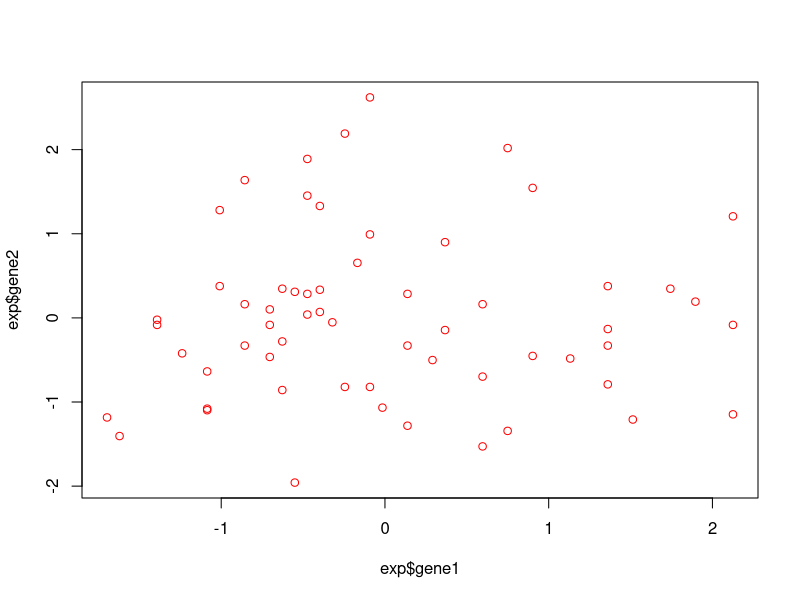
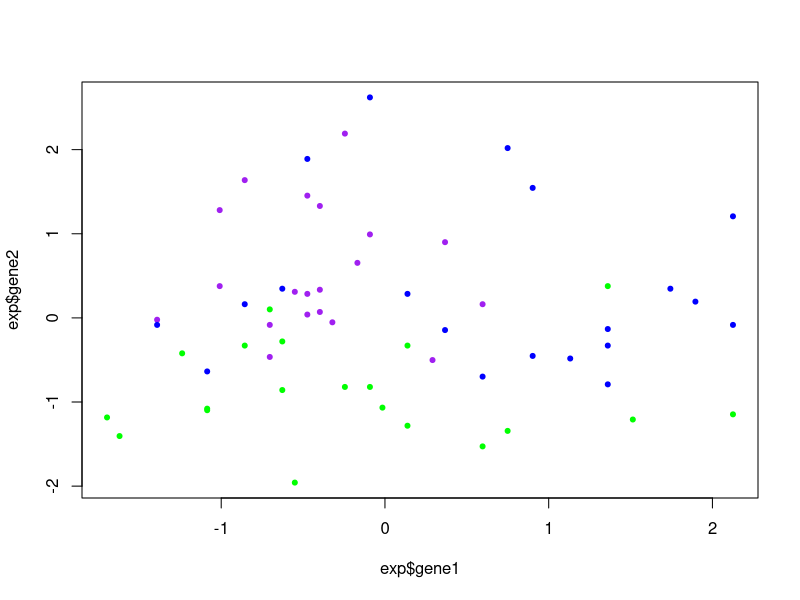
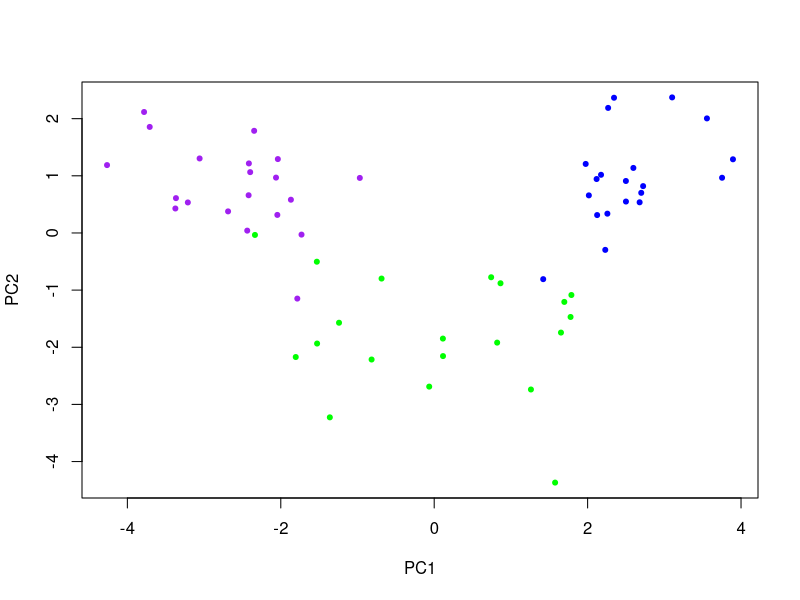
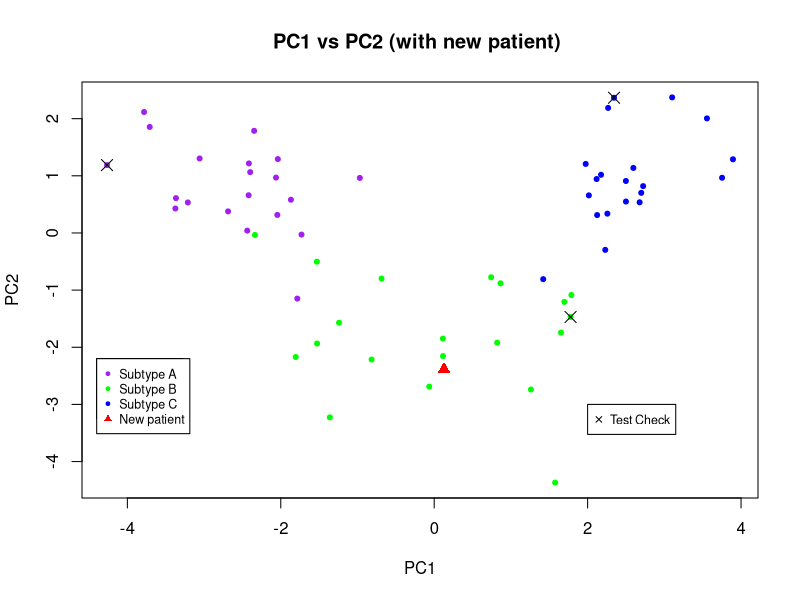

R code for these plots, in order:
install.packages("tidyr")
library(tidyr)
library(dplyr)

exp <- read.csv('expression.csv', header = T)
exp
plot(exp$gene1, exp$gene2, col = 'red')

color <- c( rep('purple', 20), rep('Green', 20), rep('blue', 20) )

plot(exp$gene1, exp$gene2, col = color, pch = 20)

pca <- princomp(exp[, 3:15])
str(pca)
pca$scores  ## use 2 comp

plot(pca$score[, 1], pca$scores[, 2], col = color, pch = 20, xlab = 'PC1', ylab = 'PC2')

pca_W <- pca$loadings
pca_W[1:13,1:2]

## PCA structures are the sequence of double (number) 139 element comp1(G1-G13), comp2(G1-G13),....comp13(G1,G13)
### Missing data == not significant data (!= NA)
 
## Hw2
### express new data (61) --> *weight plot to point in coordinate --> classify

new_data <- read.csv('new_patient.csv')

G <-unlist(new_data,use.names = FALSE)
W <- pca_W[1:13]
Y1 <- sum(G*W)
Z <- pca_W[14:26]
Y2 <- sum(G*Z)

plot(pca$score[, 1], pca$scores[, 2], col = color, pch = 20, xlab = 'PC1', ylab = 'PC2', main = 'PC1 vs PC2 (with new patient) ')
legend(-4.4, -2.2, legend=c("Subtype A", "Subtype B", "Subtype C"),
       col=c("purple", "Green", "blue"), cex=0.75, pch=c(20,20,20))


points(Y1, Y2, col = 'red', pch = 17, cex = 1.3)
legend(-4.4, -2.2, legend=c("Subtype A", "Subtype B", "Subtype C", "New patient"),
       col=c("purple", "Green", "blue", "red"), cex=0.75, pch=c(20,20,20,17),)



tab <- matrix(c(Y1, Y2), ncol=2, byrow=TRUE)
colnames(tab) <- c('Y1 (PC1)', 'Y2 (PC2)')
rownames(tab) <- c('transformed scores')
tab

# -----------------------------------------------
#### TEST #####
# type A id = 5

new_pat_a <- exp[15,]
test_a <- new_pat_a[, 3:15]
test_a

Y1_a <- sum(test_a*W) 
Y2_a <- sum(test_a*Z)
points(Y1_a, Y2_a, pch = 4, col = 'black', cex = 1.5)  


# type B id = 22

new_pat_b <- exp[39,3:15] ##change row to check 
Y1_b <- sum(new_pat_b*W)
Y2_b <- sum(new_pat_b*Z)
points(Y1_b, Y2_b, pch = 4, col = 'black', cex = 1.5)  


# type C id = 50

new_pat_c <- exp[60,3:15] ##change row to check 
Y1_c <- sum(new_pat_c*W)
Y2_c <- sum(new_pat_c*Z)
points(Y1_c, Y2_c, pch = 4, col = 'black', cex = 1.5)  

legend(2, -3, legend= 'Test Check',
       col= 'black', cex=0.75, pch= 4,)








  
  
  
  
  